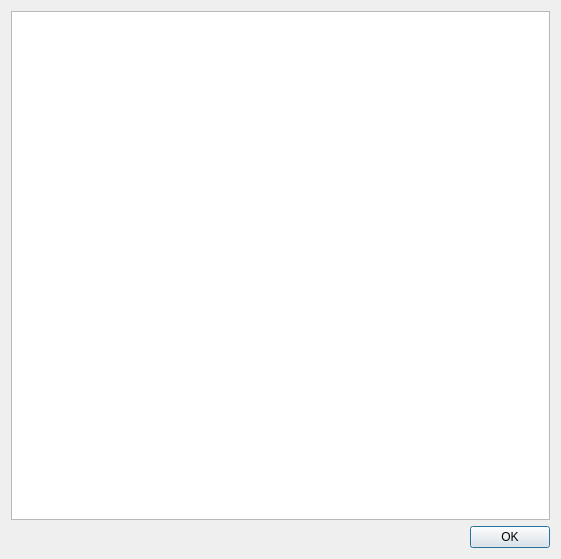
<?xml version="1.0" encoding="UTF-8"?>
<ui version="4.0">
 <class>ReSTViewer</class>
 <widget class="QDialog" name="ReSTViewer">
  <property name="geometry">
   <rect>
    <x>0</x>
    <y>0</y>
    <width>561</width>
    <height>559</height>
   </rect>
  </property>
  <property name="windowTitle">
   <string>FLS Control Panel</string>
  </property>
  <property name="windowIcon">
   <iconset resource="../res/logos.qrc">
    <normaloff>:/logo/fls_logo_60.png</normaloff>:/logo/fls_logo_60.png</iconset>
  </property>
  <property name="modal">
   <bool>true</bool>
  </property>
  <layout class="QVBoxLayout" name="verticalLayout">
   <item>
    <widget class="QTextBrowser" name="fldRestText"/>
   </item>
   <item>
    <widget class="QDialogButtonBox" name="buttonBox">
     <property name="orientation">
      <enum>Qt::Horizontal</enum>
     </property>
     <property name="standardButtons">
      <set>QDialogButtonBox::Ok</set>
     </property>
    </widget>
   </item>
  </layout>
 </widget>
 <resources>
  <include location="../res/logos.qrc"/>
 </resources>
 <connections>
  <connection>
   <sender>buttonBox</sender>
   <signal>accepted()</signal>
   <receiver>ReSTViewer</receiver>
   <slot>accept()</slot>
   <hints>
    <hint type="sourcelabel">
     <x>248</x>
     <y>254</y>
    </hint>
    <hint type="destinationlabel">
     <x>157</x>
     <y>274</y>
    </hint>
   </hints>
  </connection>
  <connection>
   <sender>buttonBox</sender>
   <signal>rejected()</signal>
   <receiver>ReSTViewer</receiver>
   <slot>reject()</slot>
   <hints>
    <hint type="sourcelabel">
     <x>316</x>
     <y>260</y>
    </hint>
    <hint type="destinationlabel">
     <x>286</x>
     <y>274</y>
    </hint>
   </hints>
  </connection>
 </connections>
</ui>
